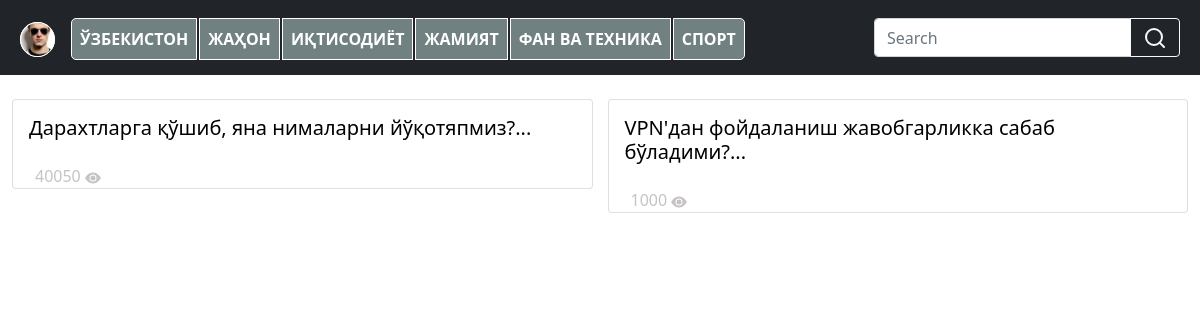
/ (signed in), run on an earlier commit of the app's database.
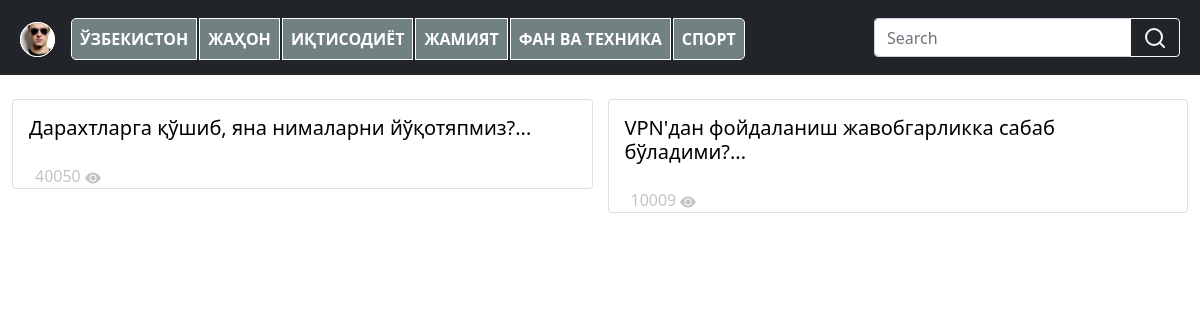
And on a later commit of the database.
### Maqola/models.py (models this page shows, shortened)
class Article(models.Model):
    title=models.CharField(max_length=256)
    text=models.TextField()
    date=models.DateTimeField(auto_now_add=True)
    kurish=models.PositiveIntegerField(null=True, blank=True)
    author=models.ForeignKey(
        get_user_model(),
        on_delete=models.CASCADE
    )
    def __str__(self):
        return self.title[:80]+'...'

### Maqola/views.py (the view)
# urls.py: path('',AlerListViewPost.as_view(),name='article'),
class AlerListViewPost(LoginRequiredMixin,ListView):
    model=Article
    template_name='home.html'
    """ context_object_name="Postlar" """
    login_url='login'

### templates/home.html (shortened to what this page needs)
{% extends 'base.html' %}
{% load static %}
{% load crispy_forms_tags %}
{% block content %}
<div class="container-fluid ">
        <div class="row mt-4 ">
            <div class="content ">
                {% for post in object_list%}
                    <a  href="{% url 'detail' post.pk%}">
                        <div class="col card ">
                            <div class="card-body">
                                <h5 class="card-title">{{post}}</h5>
                            </div>
                            <div class='row kurish'>
                                <div class=''>
                                    {{post.kurish}}
                                    <i class=''>
                                        <svg xmlns="http://www.w3.org/2000/svg" width="16" height="16" fill="currentColor" class="bi bi-eye-fill" viewBox="0 0 16 16">
                                            <path d="M10.5 8a2.5 2.5 0 1 1-5 0 2.5 2.5 0 0 1 5 0z"/>
                                            <path d="M0 8s3-5.5 8-5.5S16 8 16 8s-3 5.5-8 5.5S0 8 0 8zm8 3.5a3.5 3.5 0 1 0 0-7 3.5 3.5 0 0 0 0 7z"/>
                                        </svg>
                                    </i>
                                </div>
                            </div>
                        </div>
                    </a>
                {% endfor %}
            </div>
        </div>
    </div>
{% endblock content %}

What changed in the data, as far as the page shows it:
changed Article "VPN'дан фойдаланиш жавобгарликка сабаб бўладими?...": kurish "1000" → "10009"
